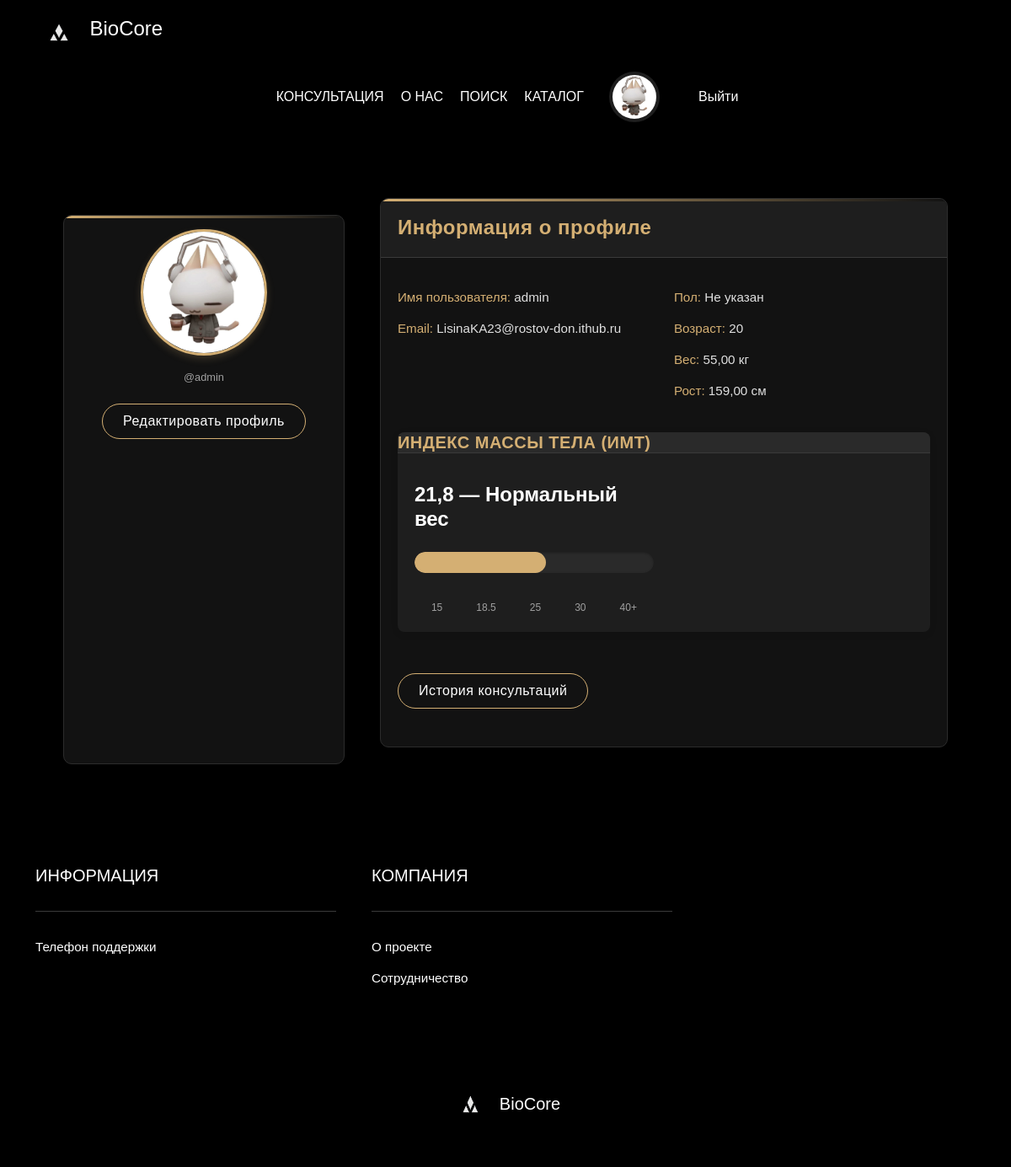
Page /profile/ (signed in) on the earlier database version.
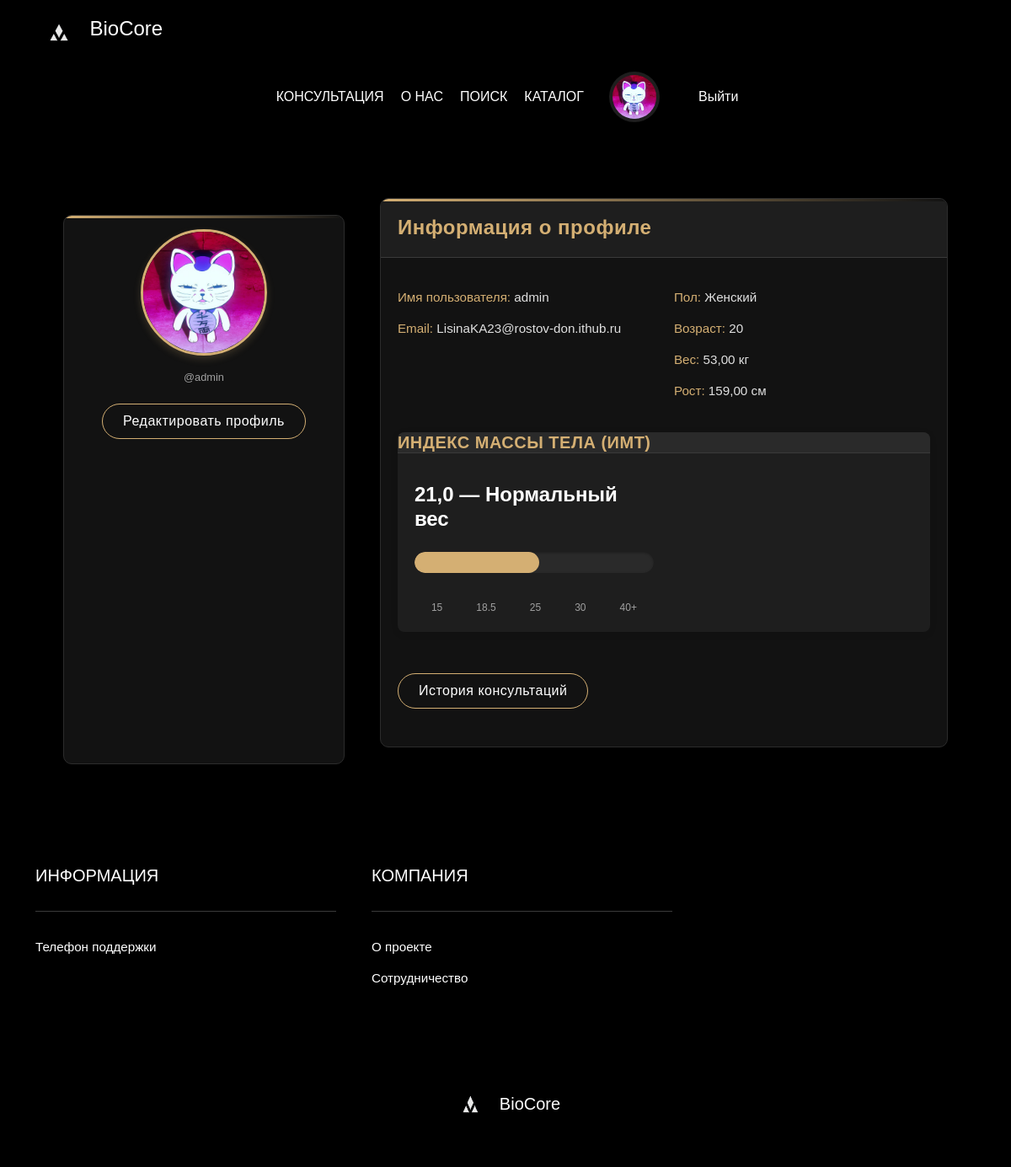
Same page on the later database version.
### bio_core_website/models.py (models this page shows, shortened)
class CustomUser(AbstractUser):
    GENDER_CHOICES = [('M', 'Мужской'), ('F', 'Женский')]
    avatar = models.ImageField(upload_to='avatars/', blank=True, null=True, default='avatars/default.jpg')
    gender = models.CharField(max_length=1, choices=GENDER_CHOICES, blank=True, null=True)
    weight = models.DecimalField(max_digits=5, decimal_places=2, null=True, blank=True)
    height = models.DecimalField(max_digits=5, decimal_places=2, null=True, blank=True)
    age = models.PositiveIntegerField(null=True, blank=True)
    email = models.EmailField(unique=True, db_index=True)
    username = models.CharField(max_length=30, unique=True, validators=[MinLengthValidator(4)], db_index=True)
    class Meta:
        indexes = [
            Index(fields=['username'], name='user_username_idx'),
            Index(fields=['email'], name='user_email_idx'),
        ]

### bio_core_website/views.py (the view)
# urls.py: path('profile/', profile_view, name='profile'),
@login_required
def profile_view(request):
    user = request.user
    cache_key = f'user_{user.id}_bmi_data'
    bmi_data = cache.get(cache_key)
    if not bmi_data and user.weight and user.height:
        bmi = UserBMI.calculate_bmi(user.weight, user.height)
        category = UserBMI.get_bmi_category(bmi)
        bmi_data = {
            'value': round(bmi, 1),
            'category': category,
            'history': list(user.bmi_history.only('date', 'weight', 'height', 'bmi', 'category')[:10])
        }
        cache.set(cache_key, bmi_data, 60*60)  # 1 час кэша
    return render(request, 'bio_core_website/profile.html', {
        'user': user,
        'bmi_data': bmi_data
    })

### bio_core_website/models.py (called while the page is built)
    @classmethod
    def calculate_bmi(cls, weight, height):
        height_m = height / 100
        return weight / (height_m ** 2)

    @classmethod
    def get_bmi_category(cls, bmi):
        if bmi < 18.5:
            return "Недостаточный вес"
        elif 18.5 <= bmi < 25:
            return "Нормальный вес"
        elif 25 <= bmi < 30:
            return "Избыточный вес"
        return "Ожирение"

### bio_core_website/templates/bio_core_website/profile.html (shortened to what the changed rows need)
{% extends "bio_core_website/base.html" %}
{%load static%}
{% block extra_css %}
<link rel="stylesheet" href="{% static 'bio_core_website/css/KATE.css' %}?v=1">
{% endblock %}
{% block content %}
<div class="container mt-8">
    <div class="row g-4">
        <div class="col-md-4">
            <div class="card bg-dark text-white text-center p-3">
                <div class="mb-3">
                    {% if user.avatar %}
                        <img src="{{ user.avatar.url }}"
                             class="img-fluid rounded-circle"
                             width="150" height="150"
                             alt="Аватар пользователя {{ user.username }}"
                             style="object-fit: cover;">
                    {% else %}
                        <img src="/media/avatars/default.jpg"
                             class="img-fluid rounded-circle"
                             width="150" height="150"
                             alt="Аватар по умолчанию"
                             style="object-fit: cover;">
                    {% endif %}
                </div>
                <p class="text-muted">@{{ user.username }}</p>
                <a href="{% url 'bio_core_website:edit_profile' %}"
                   class="btn btn-outline-light mt-2">
                    Редактировать профиль
                </a>
            </div>
        </div>
        <div class="col-md-8">
            <div class="card bg-dark text-white">
                <div class="card-body">
                    <div class="row">
                        <div class="col-md-6">
                            <p><strong>Имя пользователя:</strong> {{ user.username }}</p>
                            <p><strong>Email:</strong> {{ user.email|default:"Не указан" }}</p>
                        </div>
                        <div class="col-md-6">
                            <p><strong>Пол:</strong> {{ user.get_gender_display|default:"Не указан" }}</p>
                            <p><strong>Возраст:</strong> {{ user.age|default:"Не указан" }}</p>
                            <p><strong>Вес:</strong> {{ user.weight|default:"Не указан" }} кг</p>
                            <p><strong>Рост:</strong> {{ user.height|default:"Не указан" }} см</p>
                        </div>
                    </div>
                    {% if bmi_data %}
                        <div class="card bg-secondary mt-4 text-dark">
                            <div class="card-header">
                                <h5>Индекс массы тела (ИМТ)</h5>
                            </div>
                            <div class="card-body">
                                <div class="row">
                                    <div class="col-md-6">
                                        <h4>{{ bmi_data.value }} — {{ bmi_data.category }}</h4>
                                        <div class="progress mt-3" style="height: 25px;">
                                            <div class="progress-bar
                                                {% if bmi_data.value < 18.5 %}bg-info
                                                {% elif bmi_data.value < 25 %}bg-success
                                                {% elif bmi_data.value < 30 %}bg-warning
                                                {% else %}bg-danger{% endif %}"
                                                role="progressbar"
                                                style="width: {% widthratio bmi_data.value 40 100 %}%"
                                                aria-valuenow="{{ bmi_data.value }}"
                                                aria-valuemin="15"
                                                aria-valuemax="40">
                                            </div>
                                        </div>
                                        <div class="mt-2 d-flex justify-content-between small">
                                            <span>15</span>
                                            <span>18.5</span>
                                            <span>25</span>
                                            <span>30</span>
                                            <span>40+</span>
                                        </div>
                                    </div>
                                </div>
                            </div>
                        </div>
                    {% endif %}
                </div>
            </div>
        </div>
    </div>
</div>
{% endblock %}

### bio_core_website/templates/bio_core_website/base.html (shortened to what this page needs)
{% load static %}
<!DOCTYPE html>
<html lang="ru">
<head>
  <link href="https://cdn.jsdelivr.net/npm/bootstrap@5.3.0/dist/css/bootstrap.min.css" rel="stylesheet">
  <link rel="stylesheet" href="{% static 'bio_core_website/css/style.css' %}">
  {% block extra_css %}{% endblock %}
</head>
<body>
    <header class=" py-3">
        <div class="container">
            <div class="logo">
                <img src="{% static 'bio_core_website/img/logo.png' %}" alt="BioCore Logo">
                <a class="text-white fs-4" href="{% url 'bio_core_website:home' %}">BioCore</a>
            </div>
            <div class="d-flex justify-content-between align-items-center">
                <nav class="navbar navbar-expand-lg navbar-dark">
                    <div class="collapse navbar-collapse" id="navbarNav">
                        <ul class="navbar-nav ms-auto">
                            <li class="nav-item"><a class="nav-link" href="{% url 'bio_core_website:consultation' %}">КОНСУЛЬТАЦИЯ</a></li>
                            <li class="nav-item"><a class="nav-link" href="{% url 'bio_core_website:about' %}">О НАС</a></li>
                            <li class="nav-item"><a class="nav-link" href="{% url 'bio_core_website:search' %}">ПОИСК</a></li>
                            <li class="nav-item"><a class="nav-link" href="{% url 'bio_core_website:catalog' %}">КАТАЛОГ</a></li>
                        </ul>
                        {% if user.is_authenticated %}
                        <a href="{% url 'bio_core_website:profile' %}">
                            {% if user.avatar %}
                            <img src="{{ user.avatar.url }}" class="img-thumbnail rounded-circle shadow" width="60"
                                height="60" alt="Текущий аватар" style="object-fit: cover;">
                            {% else %}
                            <img src="/media/avatars/default.jpg" class="img-thumbnail rounded-circle shadow" width="60"
                                height="60" alt="Аватар по умолчанию" style="object-fit: cover;">
                            {% endif %}
                        </a>
                        <form method="post" action="{% url 'users:logout' %}">
                            <button type="submit" class="nav-link">Выйти</button>
                        </form>
                        {% else %}
                        <a class="nav-link btn-login" href="{% url 'users:login' %}">Вход</a>
                        <a class="nav-link btn-register" href="{% url 'users:register' %}">Регистрация</a>
                        {% endif %}
                    </div>
                </nav>
            </div>
        </div>
    </header>
    <div class="container mt-4">
        {% block content %}{% endblock %}
    </div>
    <footer class="footer-section">
        <div class="container">
            <div class="row">
                <div class="col-md-4">
                    <h5>ИНФОРМАЦИЯ</h5>
                    <hr>
                    <p><a href="#">Телефон поддержки</a></p>
                </div>
                <div class="col-md-4">
                    <h5>КОМПАНИЯ</h5>
                    <hr>
                    <p><a href="#">О проекте</a></p>
                    <p><a href="#">Сотрудничество</a></p>
                </div>
                <div class="col-md-4 social-icons text-end">
                    <a href="#"></a>
                    <a href="#"></a>
                </div>
            </div>
            <div class="footer-logo mt-4">
                <img src="{% static 'bio_core_website\img\logo.png' %}" alt="BioCore Footer Logo" class="me-2">
                <span class="text-white fs-5">BioCore</span>
            </div>
        </div>
    </footer>
</body>
</html>

Differences in the rows shown:
changed CustomUser "admin": avatar: picture added; gender "Не указан" → "Женский"; weight "55,00" → "53,00"
Other differences:
{{ bmi_data.value }}: "21,8" → "21,0"
{{ bmi_data.value }}: 21,8 → 21,0 (drawn)
